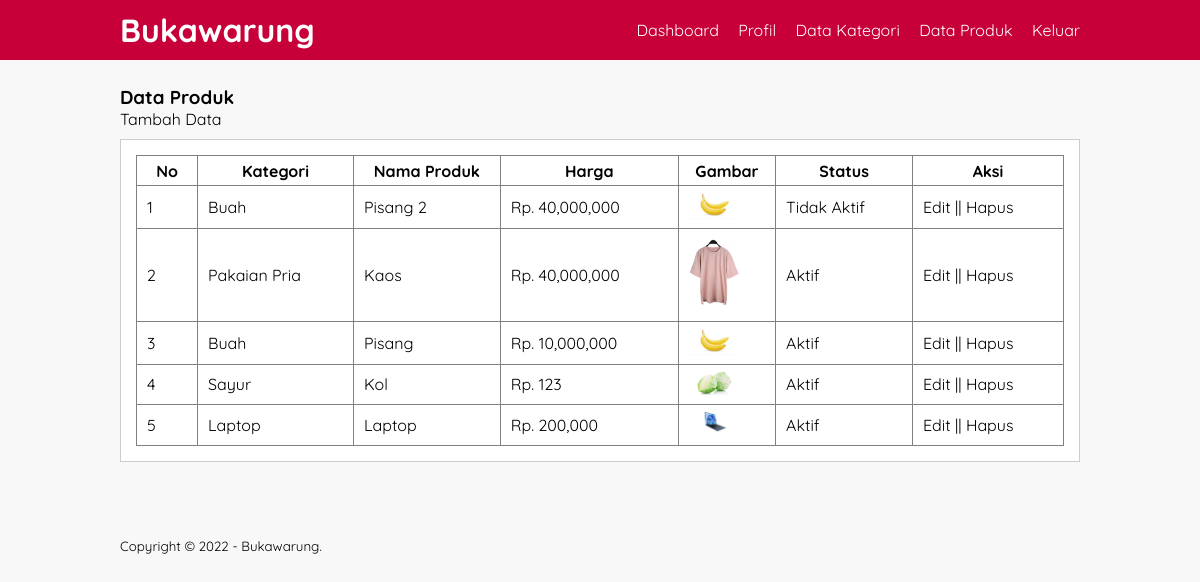
The app's page /data-produk.php (signed in) with its own data.
### tables this page shows
CREATE TABLE `tb_product` (
  `product_id` int(11) NOT NULL,
  `category_id` int(11) NOT NULL,
  `product_name` varchar(100) NOT NULL,
  `product_price` int(11) NOT NULL,
  `product_description` text NOT NULL,
  `product_image` varchar(100) NOT NULL,
  `product_status` tinyint(1) NOT NULL,
  `date_created` timestamp NOT NULL DEFAULT current_timestamp()
);

CREATE TABLE `tb_kategori` (
  `category_id` int(11) NOT NULL,
  `category_name` varchar(25) NOT NULL
);

### data-produk.php (the view, shortened to what this page needs)
<?php
    include 'db.php';
?>
<!DOCTYPE html>
<html lang="en">
<head>
    <link rel="stylesheet" type="text/css" href="css/style.css">
</head>
<body>
    <header>
        <div class="container">
            <h1><a href="dashboard.php">Bukawarung</a></h1>
            <ul>
                <li><a href="">Dashboard</a></li>
                <li><a href="profil.php">Profil</a></li>
                <li><a href="data-kategori.php">Data Kategori</a></li>
                <li><a href="data-produk.php">Data Produk</a></li>
                <li><a href="keluar.php">Keluar</a></li>
            </ul>
        </div>
    </header>
    <div class="section">
        <div class="container">
            <h3>Data Produk</h3>
            <p><a href="tambah-produk.php">Tambah Data</a></p>
            <div class="box">
                <table border="1" cellspacing="0" class="table">
                    <thead>
                        <tr>
                            <th width="60px">No</th>
                            <th>Kategori</th>
                            <th>Nama Produk</th>
                            <th>Harga</th>
                            <th>Gambar</th>
                            <th>Status</th>
                            <th width="150px">Aksi</th>
                        </tr>
                    </thead>
                    <tbody>
                        <?php
                            $no = 1;
                            $produk = mysqli_query($conn, "SELECT * FROM tb_product LEFT JOIN tb_kategori USING (category_id) ORDER BY product_id DESC");
                            if(mysqli_num_rows($produk) > 0){
                            while($row = mysqli_fetch_array($produk)){
                        ?>
                        <tr>
                            <td><?php echo $no++ ?></td>
                            <td><?php echo $row['category_name'] ?></td>
                            <td><?php echo $row['product_name'] ?></td>
                            <td>Rp. <?php echo number_format($row['product_price']) ?></td>
                            <td><a href="produk/<?php echo $row['product_image'] ?>" target="blank"><img src="produk/<?php echo $row['product_image'] ?>" width="50px"></a></td>
                            <td><?php echo ($row['product_status'] == 0)? 'Tidak Aktif':'Aktif'; ?></td>
                            <td>
                                <a href="edit-produk.php?id=<?php echo $row['product_id'] ?>">Edit</a> || <a href="proses-hapus.php?idp=<?php echo $row['product_id'] ?>" onclick="return confirm('Yakin ingin hapus ?')">Hapus</a>
                            </td>
                        </tr>
                        <?php }}else{ ?>
                            <tr>
                                <td colspan="7">Tidak ada data</td>
                            </tr>
                        <?php } ?>
                    </tbody>
                </table>
            </div>
        </div>
    </div>
    <footer>
        <div class="container">
            <small>Copyright &copy; 2022 - Bukawarung.</small>
        </div>
    </footer>
</body>
</html>

### css/style.css (style rules this page uses)
* { padding: 0; margin: 0; font-family: 'Quicksand', sans-serif; }
body { background-color: #f8f8f8; }
a { color: inherit; text-decoration: none; }
header { background-color: #C70039; color: #fff; }
header h1 { float: left; padding: 10px 0; }
header ul { float: right; }
header ul li { display: inline-block; }
header ul li a { padding: 20px 0 20px 15px ; display: inline-block; }
footer { padding: 25px 0; }
.container { width: 80%; margin: 0 auto; }
.container::after { content: ''; display: block; clear: both; }
.section { padding: 25px 0; }
.box { background-color: #fff; border: 1px solid #ccc; padding: 15px; box-sizing: border-box; margin: 10px 0 23px 0; }
.box:after { content: ''; display: block; clear: both; }
.table { width: 100%; border-collapse: collapse; }
.table tr { height: 30px; }
.table tr td { padding: 5px 10px; }

### records on screen
tb_product: category.category_name "Buah", product_name "Pisang 2", product_price "40,000,000", product_image (picture), product_status "Tidak Aktif"
tb_product: category.category_name "Pakaian Pria", product_name "Kaos", product_price "40,000,000", product_image (picture), product_status "Aktif"
tb_product: category.category_name "Buah", product_name "Pisang", product_price "10,000,000", product_image (picture), product_status "Aktif"
tb_product: category.category_name "Sayur", product_name "Kol", product_price "123", product_image (picture), product_status "Aktif"
tb_product: category.category_name "Laptop", product_name "Laptop", product_price "200,000", product_image (picture), product_status "Aktif"
